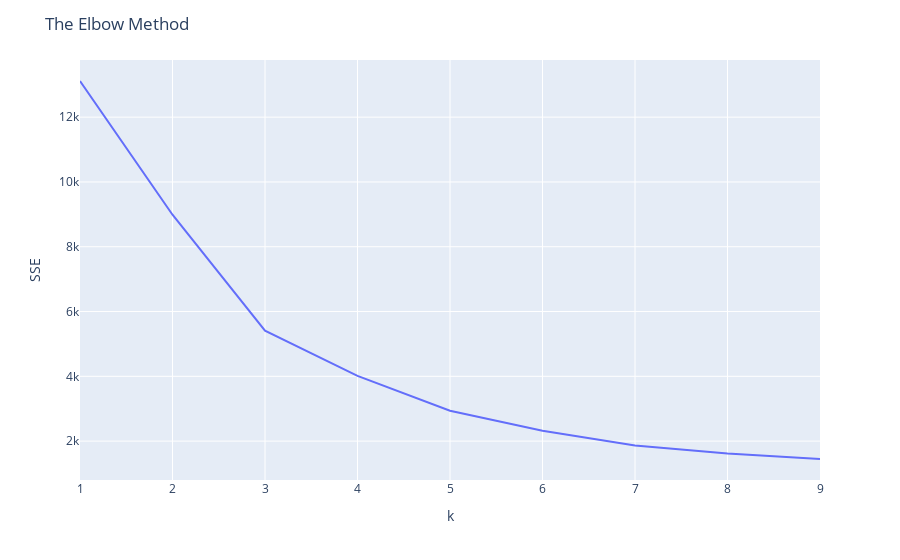

Notebook source saved alongside this figure:
### Code cell
#K-means clustering for range of k
sse = {}
for k in range(1, 10):
    kmeans = KMeans(n_clusters=k, max_iter=50).fit(temp_scaled[attributes])
    temp_scaled["clusters"] = kmeans.labels_
    sse[k] = kmeans.inertia_ # Inertia: Sum of distances of samples to their closest cluster center

#Plot SSE for each k using plotly
fig = px.line(x=list(sse.keys()), y=list(sse.values()))
fig.update_layout(title='The Elbow Method', xaxis_title='k', yaxis_title='SSE')
fig.show()

### Figure 1 — Plotly figure (JSON) as saved in the notebook; plotly's stock layout.template omitted (floating-point values rounded to 4 significant figures)
{"data": [{"hovertemplate": "x=%{x}<br>y=%{y}<extra></extra>", "legendgroup": "", "line": {"color": "#636efa", "dash": "solid"}, "marker": {"symbol": "circle"}, "mode": "lines", "name": "", "orientation": "v", "showlegend": false, "type": "scatter", "x": [1, 2, 3, 4, 5, 6, 7, 8, 9], "xaxis": "x", "y": [13120.0, 8989.0, 5408.0, 4014.0, 2938.0, 2323.0, 1862.0, 1617.0, 1448.0], "yaxis": "y"}], "layout": {"legend": {"tracegroupgap": 0}, "margin": {"t": 60}, "title": {"text": "The Elbow Method"}, "xaxis": {"anchor": "y", "domain": [0, 1], "title": {"text": "k"}}, "yaxis": {"anchor": "x", "domain": [0, 1], "title": {"text": "SSE"}}}}
